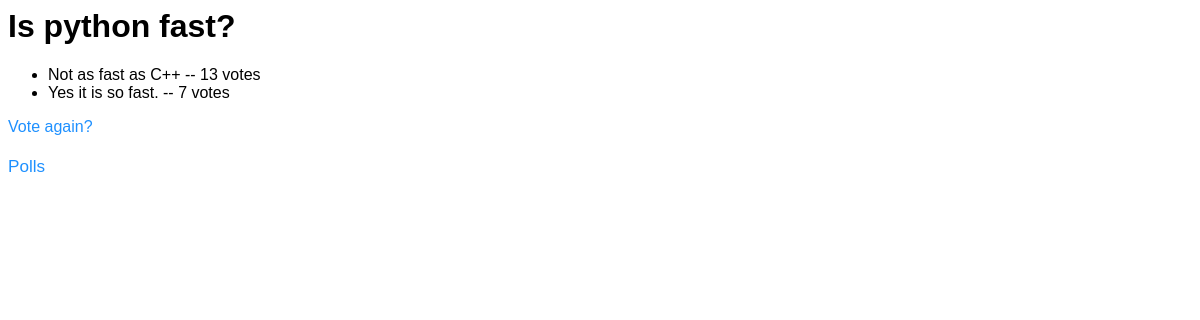
Page /polls/7/results/ on the earlier database version.
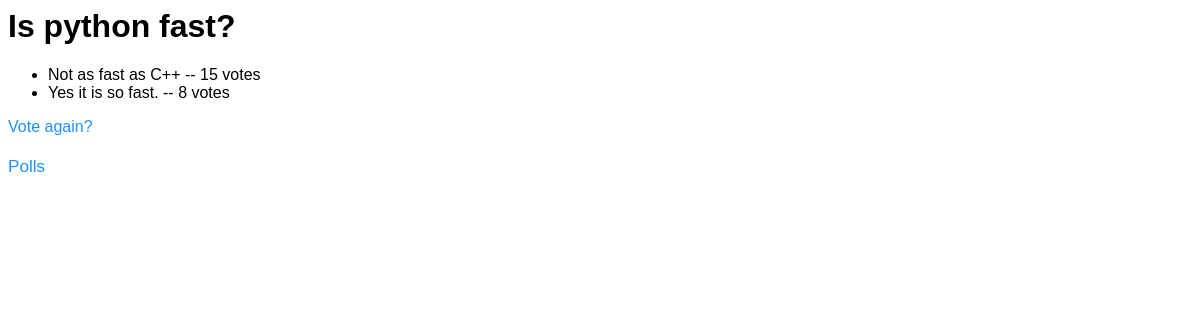
Same page on the later database version.
### polls/models.py (models this page shows, shortened)
class Choice(models.Model):
    question = models.ForeignKey(Question, on_delete=models.CASCADE)
    choice_text = models.CharField(max_length=200)
    votes= models.IntegerField(default=0)

### polls/views.py (the view)
# urls.py: path('<int:question_id>/results/', views.results, name='results'),
def results(request, question_id):
	question = get_object_or_404(Question, pk=question_id)
	return render(request, 'polls/results.html',{'question':question})

### polls/templates/polls/results.html
{% load static %}
<link rel="stylesheet" type="text/css" href="{% static 'polls/better.css' %}" />
<h1>{{ question.question_text }}</h1>
<ul>
{% for choice in question.choice_set.all %}
	<li>{{ choice.choice_text }} -- {{ choice.votes}} vote{{ choice.votes|pluralize }}</li>
{% endfor %}
</ul>
<a href="{% url 'polls:detail' question.id %}">Vote again?</a>
<p><a href="/polls/">Polls</a></p>

Differences in the rows shown:
changed Choice "Not as fast as C++": votes "13" → "15"
changed Choice "Yes it is so fast.": votes "7" → "8"
